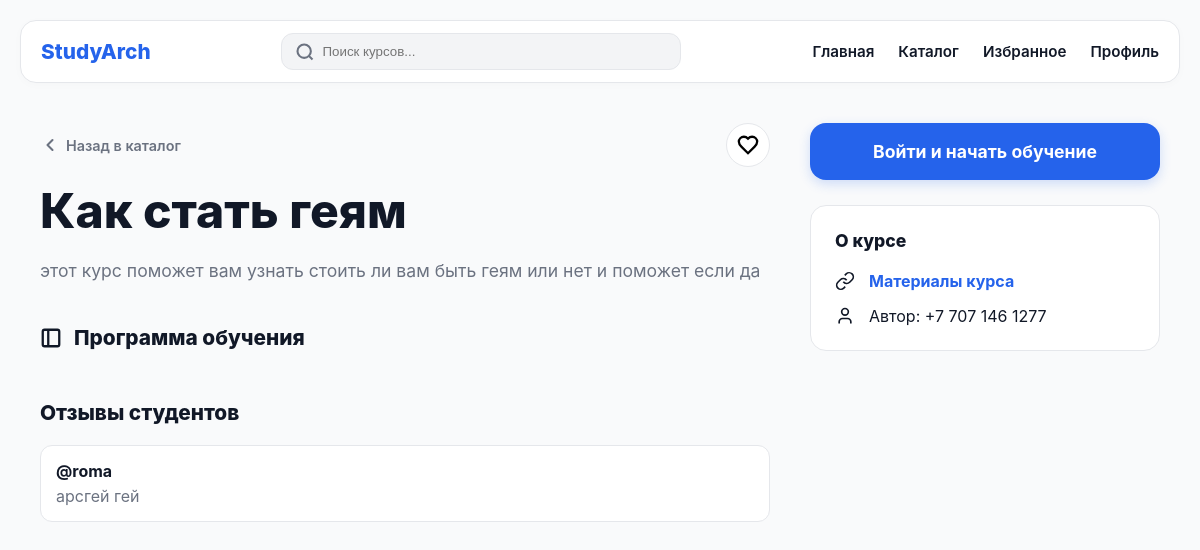
The page /course/2/ on the database as committed earlier.
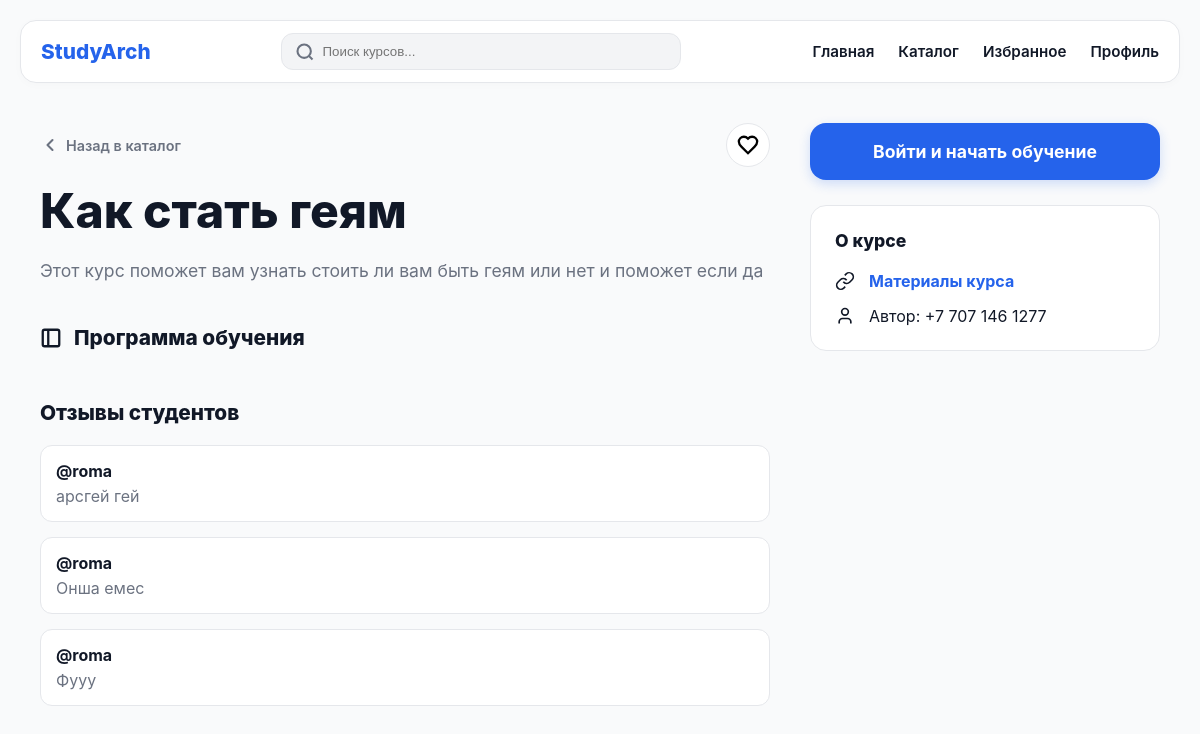
The same page on the database as committed later.
### courses/models.py (models this page shows, shortened)
class Course(models.Model):
    category = models.ForeignKey(
        'Category',
        on_delete=models.SET_NULL,
        null=True,
        blank=True,
        related_name='courses',
        verbose_name="Категория"
    )
    title = models.CharField(max_length=200, verbose_name="Название курса")
    description = models.TextField(verbose_name="Описание")
    author_contacts = models.CharField(max_length=200, blank=True, verbose_name="Контакты автора")
    course_url = models.URLField(blank=True, verbose_name="Ссылка на курс (YT/Сайт)")
    is_recommended = models.BooleanField(default=False, verbose_name="Рекомендовать на главной")
    created_at = models.DateTimeField(auto_now_add=True)

class Comment(models.Model):
    course = models.ForeignKey(Course, on_delete=models.CASCADE, related_name='comments')
    user = models.ForeignKey(User, on_delete=models.CASCADE)
    text = models.TextField()
    created_at = models.DateTimeField(auto_now_add=True)

### courses/views.py (the view)
# urls.py: path('course/<int:course_id>/', course_detail, name='course_detail'),
def course_detail(request, course_id):
    course = get_object_or_404(Course, id=course_id)
    is_favorite = False
    is_enrolled = False
    if request.user.is_authenticated:
        is_favorite = Favorite.objects.filter(user=request.user, course=course).exists()
        is_enrolled = Enrollment.objects.filter(user=request.user, course=course).exists()
    else:
        is_favorite = course.id in request.session.get('favorites', [])
    return render(request, 'courses/detail.html', {
        'course': course,
        'is_favorite': is_favorite,
        'is_enrolled': is_enrolled
    })

### courses/templates/courses/detail.html (shortened to what the changed rows need)
<!DOCTYPE html>
<html lang="ru">
<head>
</head>
<body>
<div class="container">
    <div class="course-main">
        <div class="course-header">
            <div class="top-meta">
                <a href="{% url 'course_list' %}" class="back-btn">
                </a>
                <button class="fav-btn-round ajax-fav-btn" data-url="{% url 'toggle_favorite' course.id %}">
                </button>
            </div>
            <h1>{{ course.title }}</h1>
            <p class="description">{{ course.description }}</p>
        </div>
        <div class="comment-section" style="margin-top: 50px;">
            {% for comment in course.comments.all %}
                <div class="comment-box">
                    <strong style="display:block; margin-bottom:5px;">@{{ comment.user.username }}</strong>
                    <p style="margin:0; color: var(--gray);">{{ comment.text }}</p>
                </div>
            {% empty %}
                <p style="color: var(--gray);">Будьте первым, кто оставит отзыв!</p>
            {% endfor %}
        </div>
    </div>
    <div class="course-side">
        <div class="info-card">
            <div class="info-row">
                <svg width="20" height="20" viewBox="0 0 24 24" fill="none" stroke="currentColor" stroke-width="2"><path d="M19 21v-2a4 4 0 0 0-4-4H9a4 4 0 0 0-4 4v2"/><circle cx="12" cy="7" r="4"/></svg>
                <span>Автор: {{ course.author_contacts|default:"+7 705 263 1111" }}</span>
            </div>
        </div>
    </div>
</div>
</body>
</html>

Rows that differ between the two databases and show on the page:
changed Course "Как стать геям": description "этот курс поможет вам узнать стоить ли вам быть геям или нет и поможет если да" → "Этот курс поможет вам узнать стоить ли вам быть геям или нет и поможет если да"
added Comment: user.username "roma", text "Онша емес"
added Comment: user.username "roma", text "Фууу"
